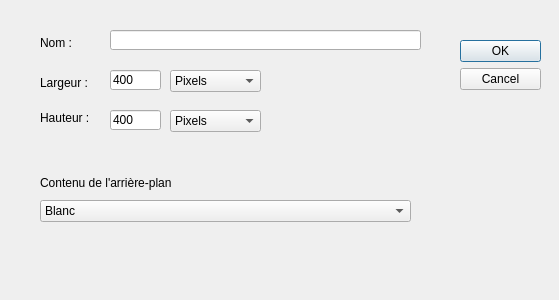
<?xml version="1.0" encoding="UTF-8"?>
<ui version="4.0">
 <class>DLGNewDrawing</class>
 <widget class="QDialog" name="DLGNewDrawing">
  <property name="geometry">
   <rect>
    <x>0</x>
    <y>0</y>
    <width>559</width>
    <height>300</height>
   </rect>
  </property>
  <property name="windowTitle">
   <string>Dialog</string>
  </property>
  <widget class="QDialogButtonBox" name="buttonBox">
   <property name="geometry">
    <rect>
     <x>460</x>
     <y>40</y>
     <width>81</width>
     <height>241</height>
    </rect>
   </property>
   <property name="orientation">
    <enum>Qt::Vertical</enum>
   </property>
   <property name="standardButtons">
    <set>QDialogButtonBox::Cancel|QDialogButtonBox::Ok</set>
   </property>
  </widget>
  <widget class="QLabel" name="label_Name">
   <property name="geometry">
    <rect>
     <x>40</x>
     <y>32</y>
     <width>51</width>
     <height>21</height>
    </rect>
   </property>
   <property name="text">
    <string>Nom :</string>
   </property>
  </widget>
  <widget class="QLabel" name="label_Width">
   <property name="geometry">
    <rect>
     <x>40</x>
     <y>72</y>
     <width>51</width>
     <height>21</height>
    </rect>
   </property>
   <property name="text">
    <string>Largeur :</string>
   </property>
  </widget>
  <widget class="QLabel" name="label_BG">
   <property name="geometry">
    <rect>
     <x>40</x>
     <y>173</y>
     <width>131</width>
     <height>20</height>
    </rect>
   </property>
   <property name="text">
    <string>Contenu de l'arrière-plan :</string>
   </property>
  </widget>
  <widget class="QLineEdit" name="lineEdit_Name">
   <property name="geometry">
    <rect>
     <x>110</x>
     <y>30</y>
     <width>311</width>
     <height>20</height>
    </rect>
   </property>
  </widget>
  <widget class="QComboBox" name="comboBox_Width">
   <property name="geometry">
    <rect>
     <x>170</x>
     <y>70</y>
     <width>91</width>
     <height>22</height>
    </rect>
   </property>
   <item>
    <property name="text">
     <string>Pixels</string>
    </property>
   </item>
   <item>
    <property name="text">
     <string>Pouces</string>
    </property>
   </item>
   <item>
    <property name="text">
     <string>cm</string>
    </property>
   </item>
   <item>
    <property name="text">
     <string>mm</string>
    </property>
   </item>
  </widget>
  <widget class="QLineEdit" name="lineEdit_Width">
   <property name="geometry">
    <rect>
     <x>110</x>
     <y>70</y>
     <width>51</width>
     <height>20</height>
    </rect>
   </property>
   <property name="text">
    <string>400</string>
   </property>
  </widget>
  <widget class="QLabel" name="label_Height">
   <property name="geometry">
    <rect>
     <x>40</x>
     <y>110</y>
     <width>51</width>
     <height>16</height>
    </rect>
   </property>
   <property name="text">
    <string>Hauteur :</string>
   </property>
  </widget>
  <widget class="QLineEdit" name="lineEdit_Height">
   <property name="geometry">
    <rect>
     <x>110</x>
     <y>110</y>
     <width>51</width>
     <height>20</height>
    </rect>
   </property>
   <property name="text">
    <string>400</string>
   </property>
  </widget>
  <widget class="QComboBox" name="comboBox_Height">
   <property name="geometry">
    <rect>
     <x>170</x>
     <y>110</y>
     <width>91</width>
     <height>22</height>
    </rect>
   </property>
   <item>
    <property name="text">
     <string>Pixels</string>
    </property>
   </item>
   <item>
    <property name="text">
     <string>Pouces</string>
    </property>
   </item>
   <item>
    <property name="text">
     <string>cm</string>
    </property>
   </item>
   <item>
    <property name="text">
     <string>mm</string>
    </property>
   </item>
  </widget>
  <widget class="QComboBox" name="comboBox_BG">
   <property name="geometry">
    <rect>
     <x>40</x>
     <y>200</y>
     <width>371</width>
     <height>22</height>
    </rect>
   </property>
   <item>
    <property name="text">
     <string>Blanc</string>
    </property>
   </item>
   <item>
    <property name="text">
     <string>Transparent</string>
    </property>
   </item>
   <item>
    <property name="text">
     <string>Fond de l'arrière-plan</string>
    </property>
   </item>
  </widget>
 </widget>
 <resources/>
 <connections>
  <connection>
   <sender>buttonBox</sender>
   <signal>accepted()</signal>
   <receiver>DLGNewDrawing</receiver>
   <slot>accept()</slot>
   <hints>
    <hint type="sourcelabel">
     <x>248</x>
     <y>254</y>
    </hint>
    <hint type="destinationlabel">
     <x>157</x>
     <y>274</y>
    </hint>
   </hints>
  </connection>
  <connection>
   <sender>buttonBox</sender>
   <signal>rejected()</signal>
   <receiver>DLGNewDrawing</receiver>
   <slot>reject()</slot>
   <hints>
    <hint type="sourcelabel">
     <x>316</x>
     <y>260</y>
    </hint>
    <hint type="destinationlabel">
     <x>286</x>
     <y>274</y>
    </hint>
   </hints>
  </connection>
 </connections>
</ui>
